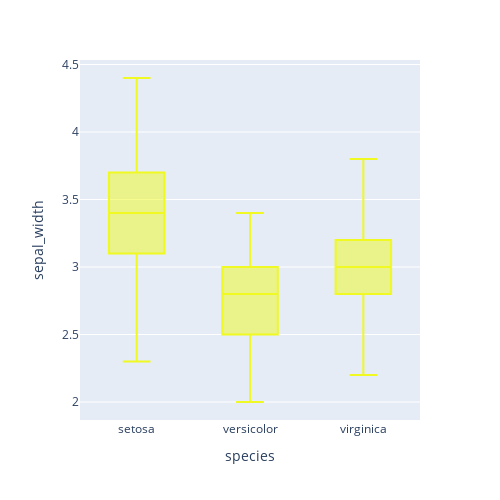

The cell this chart's notebook holds for it:
### Code cell
px.box(dataset, x="species", y = "sepal_width", width = 500, height= 500,color_discrete_sequence=px.colors.sequential.Plasma_r)

### Figure 1 — Plotly figure (JSON) as saved in the notebook; plotly's stock layout.template omitted (floating-point values rounded to 4 significant figures; data arrays with more than 128 entries replaced by an {"elided": "..."} marker saying what was removed)
{"data": [{"alignmentgroup": "True", "hovertemplate": "species=%{x}<br>sepal_width=%{y}<extra></extra>", "legendgroup": "", "marker": {"color": "#f0f921"}, "name": "", "notched": false, "offsetgroup": "", "orientation": "v", "showlegend": false, "type": "box", "x": {"elided": "150 str values"}, "x0": " ", "xaxis": "x", "y": {"elided": "150 float values"}, "y0": " ", "yaxis": "y"}], "layout": {"boxmode": "group", "height": 500, "legend": {"tracegroupgap": 0}, "margin": {"t": 60}, "width": 500, "xaxis": {"anchor": "y", "domain": [0, 1], "title": {"text": "species"}}, "yaxis": {"anchor": "x", "domain": [0, 1], "title": {"text": "sepal_width"}}}}
